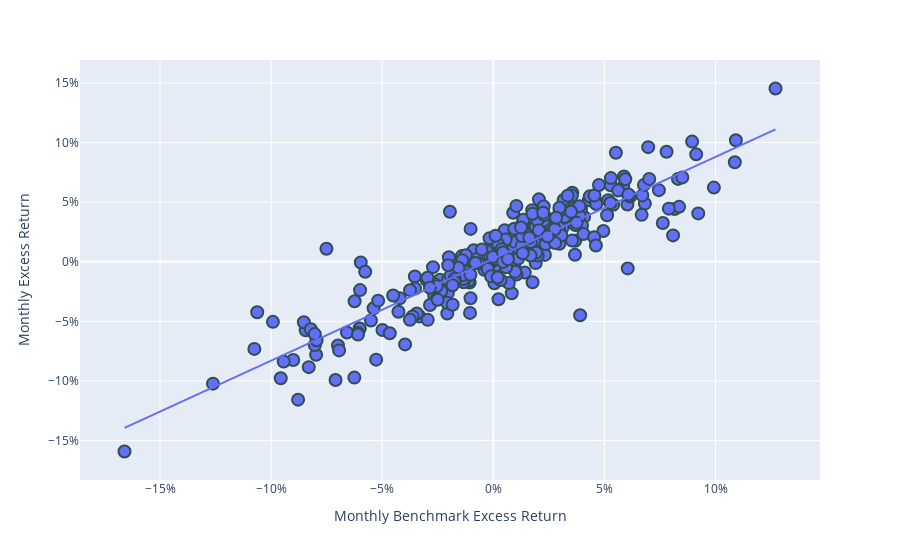

Notebook cell for this chart:
### Code cell
# Benchmark model fit
import plotly.express as px

df2 = df.copy()
df2 = df2.reset_index()
df2['Date'] = df2.Date.astype(str)
fig = px.scatter(
    df2,
    x=BENCHMARK +'-RF',
    y=TICKER +'-RF',
    trendline="ols",
    hover_data={x: False for x in df2.columns.to_list()},
    hover_name="Date",
    )
fig.layout.xaxis["title"] = "Monthly Benchmark Excess Return"
fig.layout.yaxis["title"] = "Monthly Excess Return"
fig.update_traces(
        marker=dict(size=12, line=dict(width=2, color="DarkSlateGrey")),
        selector=dict(mode="markers"),
)
fig.update_yaxes(tickformat=".0%")
fig.update_xaxes(tickformat=".0%")

### Figure 1 — Plotly figure (JSON) as saved in the notebook; plotly's stock layout.template omitted (floating-point values rounded to 4 significant figures; data arrays with more than 128 entries replaced by an {"elided": "..."} marker saying what was removed)
{"data": [{"customdata": {"elided": "283x12 mixed values"}, "hovertemplate": "<b>%{hovertext}</b><br><br><extra></extra>", "hovertext": {"elided": "283 str values"}, "legendgroup": "", "marker": {"color": "#636efa", "line": {"color": "DarkSlateGrey", "width": 2}, "size": 12, "symbol": "circle"}, "mode": "markers", "name": "", "orientation": "v", "showlegend": false, "type": "scatter", "x": {"elided": "283 float values"}, "xaxis": "x", "y": {"elided": "283 float values"}, "yaxis": "y"}, {"hovertemplate": "<b>OLS trendline</b><br>FCNTX-RF = 0.855032 * SPY-RF + 0.002565<br>R<sup>2</sup>=0.811537<br><br><extra></extra>", "legendgroup": "", "marker": {"color": "#636efa", "symbol": "circle"}, "mode": "lines", "name": "", "showlegend": false, "type": "scatter", "x": {"elided": "283 float values"}, "xaxis": "x", "y": {"elided": "283 float values"}, "yaxis": "y"}], "layout": {"legend": {"tracegroupgap": 0}, "margin": {"t": 60}, "xaxis": {"anchor": "y", "domain": [0, 1], "tickformat": ".0%", "title": {"text": "Monthly Benchmark Excess Return"}}, "yaxis": {"anchor": "x", "domain": [0, 1], "tickformat": ".0%", "title": {"text": "Monthly Excess Return"}}}}
